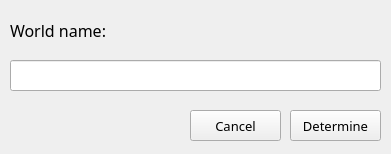
<?xml version="1.0" encoding="UTF-8"?>
<ui version="4.0">
 <class>creaworldw</class>
 <widget class="QMainWindow" name="creaworldw">
  <property name="geometry">
   <rect>
    <x>0</x>
    <y>0</y>
    <width>391</width>
    <height>154</height>
   </rect>
  </property>
  <property name="windowTitle">
   <string>Create World</string>
  </property>
  <widget class="QWidget" name="centralwidget">
   <widget class="QLabel" name="label">
    <property name="geometry">
     <rect>
      <x>10</x>
      <y>10</y>
      <width>361</width>
      <height>41</height>
     </rect>
    </property>
    <property name="font">
     <font>
      <family>Bahnschrift</family>
      <pointsize>12</pointsize>
      <weight>50</weight>
      <bold>false</bold>
     </font>
    </property>
    <property name="text">
     <string>World name:</string>
    </property>
   </widget>
   <widget class="QLineEdit" name="worldnamel">
    <property name="geometry">
     <rect>
      <x>10</x>
      <y>60</y>
      <width>371</width>
      <height>31</height>
     </rect>
    </property>
    <property name="font">
     <font>
      <pointsize>10</pointsize>
     </font>
    </property>
   </widget>
   <widget class="QPushButton" name="pushButton">
    <property name="geometry">
     <rect>
      <x>290</x>
      <y>110</y>
      <width>91</width>
      <height>31</height>
     </rect>
    </property>
    <property name="font">
     <font>
      <family>Bahnschrift</family>
      <pointsize>10</pointsize>
     </font>
    </property>
    <property name="text">
     <string>Determine</string>
    </property>
   </widget>
   <widget class="QPushButton" name="pushButton_2">
    <property name="geometry">
     <rect>
      <x>190</x>
      <y>110</y>
      <width>91</width>
      <height>31</height>
     </rect>
    </property>
    <property name="font">
     <font>
      <family>Bahnschrift</family>
      <pointsize>10</pointsize>
     </font>
    </property>
    <property name="text">
     <string>Cancel</string>
    </property>
   </widget>
  </widget>
 </widget>
 <resources/>
 <connections/>
</ui>
